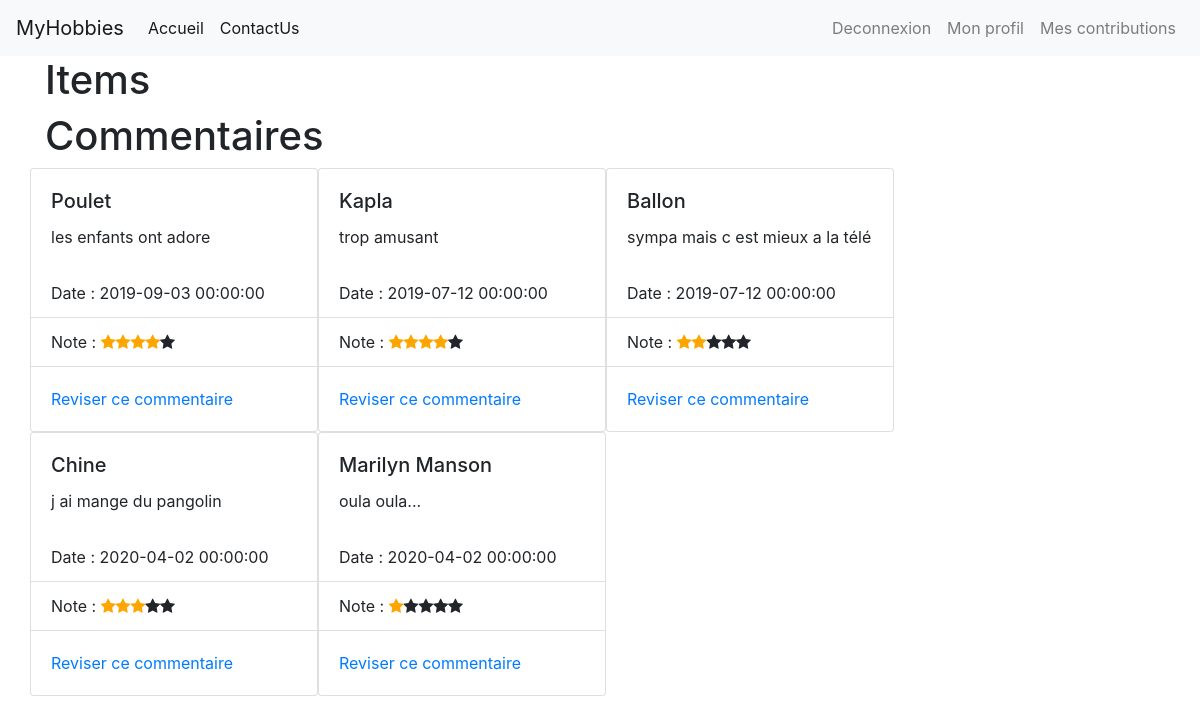
/projet-web-equipe-2/LAMP/?action=viewContributions (signed in), run on the app's committed database.
### tables this page shows
CREATE TABLE `Comments` (
  `commentID` int(11) NOT NULL AUTO_INCREMENT PRIMARY KEY,
  `itemID` int(11) NOT NULL,
  `userID` int(11) NOT NULL,
  `content` text NOT NULL,
  `grade` tinyint(3) DEFAULT NULL,
  `parentID` int(11) DEFAULT NULL,
  `isBanned` tinyint(1) DEFAULT '0',
  `date` datetime DEFAULT CURRENT_TIMESTAMP
);

CREATE TABLE `Items` (
  `itemID` int(11) NOT NULL AUTO_INCREMENT PRIMARY KEY,
  `classID` int(11) NOT NULL,
  `name` varchar(100) NOT NULL,
  `imgURL` varchar(100) NOT NULL,
  `category` varchar(100) NOT NULL,
  `Description` text NOT NULL,
  `userID` int(11) NOT NULL,
  `note` decimal(10,0) DEFAULT NULL
);

### controller/ContributionController.php (called while the page is built, shortened)
<?php
require_once($_SERVER["DOCUMENT_ROOT"] . "model/Comment.php");
class ContributionController
{
    private $comment;
    public function __construct()
    {
        $this->comment = new Comment();
    }
    public function viewContributionsByUser()
    {
        $userId = checkUser();
        $this->comment->listCommentsByUserId($userId);
        require_once($_SERVER["DOCUMENT_ROOT"] . "view/contributionsView.php");
    }
}

### Index.php (called while the page is built, shortened)
<?php
    $myResource = new Router();
    $myResource->routeRequest();
?>

### model/Comment.php (called while the page is built, shortened)
<?php
class Comment
{
    private $commentList;
    public function getCommentList(){
        return $this->commentList;
    }
    public function listCommentsByUserId($userID)
    {
        $pdo = DBConfig::openConnection();
        $query = $pdo->prepare('SELECT c.commentID, c.itemID, c.content, c.grade, c.isBanned, c.date, i.name
                                    FROM Comments as c
                                    LEFT JOIN Items as i ON i.itemID = c.itemID
                                    WHERE c.userID = :userID');
        $query->bindValue(':userID', $userID, PDO::PARAM_INT);
        $query->execute();
        $data = $query->fetchAll();
        $this->commentList = $data;
    }
}

### view/contributionsView.php (the view, shortened to what this page needs)
<?php $commentList = $this->comment->getCommentList(); ?>
<section class="container">
    <h1>Items</h1>
    <link rel="stylesheet" href="https://cdnjs.cloudflare.com/ajax/libs/font-awesome/4.7.0/css/font-awesome.min.css">
    <h1>Commentaires</h1>
    <div class="row">
        <?php foreach ($commentList as $comment) : ?>
            <div class="card" style="width: 18rem;">
                <div class="card-body">
                    <h5 class="card-title"><?php echo $comment['name'] ?></h5>
                    <p class="card-text"><?php echo $comment['content'] ?></p>
                </div>
                <ul class="list-group list-group-flush">
                    <li class="list-group-item">Date : <?php echo $comment['date'] ?></li>
                    <li class="list-group-item">Note :
                        <?php for($i=1;$i<=5;$i++){
                                if($i<=$comment['grade']){
                                    echo '<span class="fa fa-star checked"></span>';
                                }else{
                                    echo '<span class="fa fa-star"></span>';
                                }
                    }?></li>
                </ul>
                <div class="card-body">
                    <a href="#" class="card-link">Reviser ce commentaire</a>
                </div>
            </div>
        <?php endforeach; ?>
    </div>
</section>
<?php require("template.php");

### view/contributionsView.php (style rules this page uses)
.checked { color: orange; }

### data on the page
comments: itemID.name "Poulet", content "les enfants ont adore", date "2019-09-03 00:00:00", grade 4 (drawn)
comments: itemID.name "Kapla", content "trop amusant", date "2019-07-12 00:00:00", grade 4 (drawn)
comments: itemID.name "Ballon", content "sympa mais c est mieux a la télé", date "2019-07-12 00:00:00", grade 2 (drawn)
comments: itemID.name "Chine", content "j ai mange du pangolin", date "2020-04-02 00:00:00", grade 3 (drawn)
comments: itemID.name "Marilyn Manson", content "oula oula...", date "2020-04-02 00:00:00", grade 1 (drawn)
